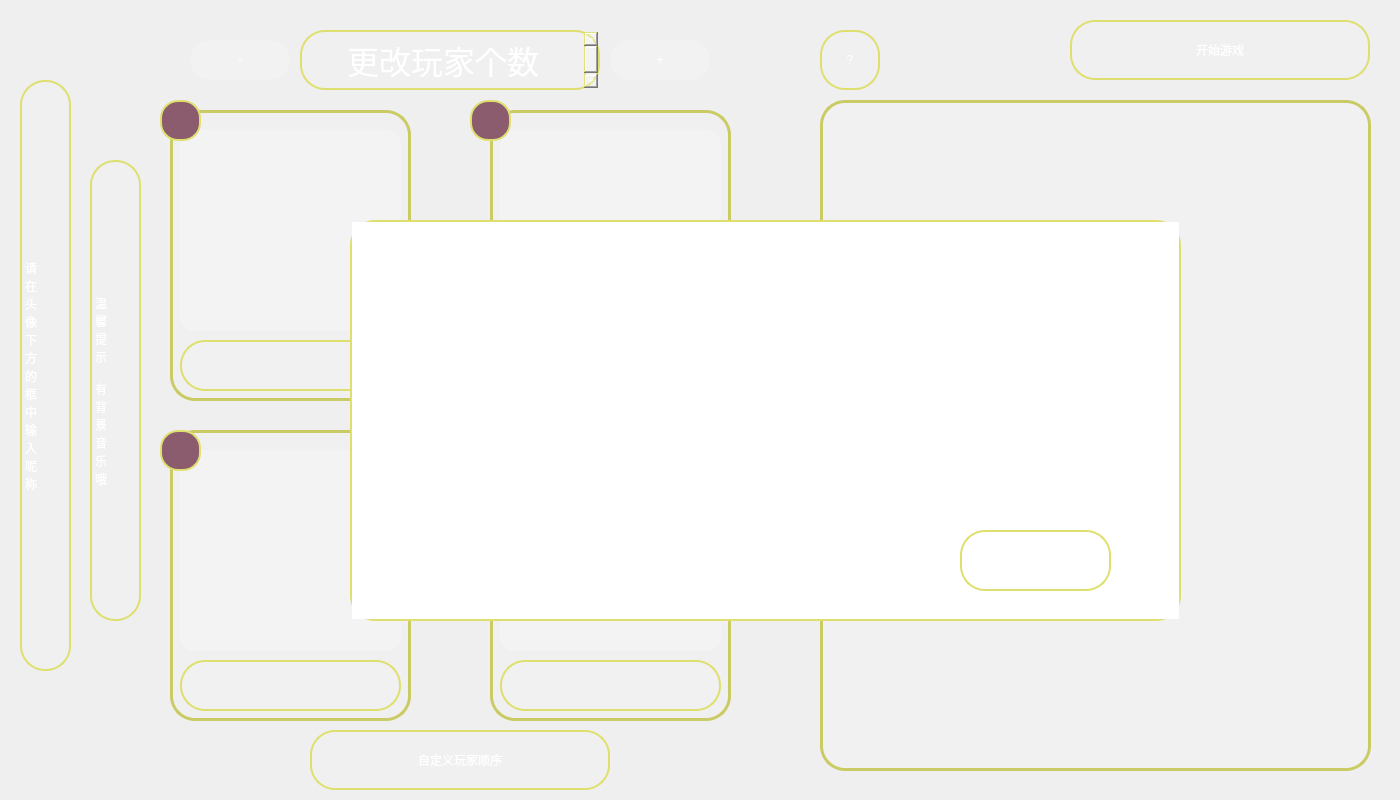
<?xml version="1.0" encoding="UTF-8"?>
<ui version="4.0">
 <class>chooseSurface</class>
 <widget class="QWidget" name="chooseSurface">
  <property name="geometry">
   <rect>
    <x>0</x>
    <y>0</y>
    <width>1400</width>
    <height>800</height>
   </rect>
  </property>
  <property name="windowTitle">
   <string>Form</string>
  </property>
  <property name="styleSheet">
   <string notr="true">#chooseSurface{
border-image: url(:/images/rule_background.png);
}</string>
  </property>
  <widget class="QToolButton" name="help">
   <property name="geometry">
    <rect>
     <x>820</x>
     <y>30</y>
     <width>60</width>
     <height>60</height>
    </rect>
   </property>
   <property name="styleSheet">
    <string notr="true">font: 24pt &quot;隶书&quot;;
color:white;
border:2px solid rgb(223, 223, 111);
background-color: rgba(255, 255, 254, 20);
border-radius:25px</string>
   </property>
   <property name="text">
    <string>?</string>
   </property>
  </widget>
  <widget class="QGraphicsView" name="rule">
   <property name="geometry">
    <rect>
     <x>820</x>
     <y>100</y>
     <width>551</width>
     <height>671</height>
    </rect>
   </property>
   <property name="styleSheet">
    <string notr="true">background-color: rgba(255, 255, 254,30);
border-radius:25px;</string>
   </property>
  </widget>
  <widget class="QLabel" name="label">
   <property name="geometry">
    <rect>
     <x>820</x>
     <y>100</y>
     <width>551</width>
     <height>671</height>
    </rect>
   </property>
   <property name="styleSheet">
    <string notr="true">border-radius:25px;
border:3px solid rgb(203, 203, 101)</string>
   </property>
   <property name="text">
    <string/>
   </property>
  </widget>
  <widget class="QLabel" name="label_2">
   <property name="geometry">
    <rect>
     <x>170</x>
     <y>110</y>
     <width>241</width>
     <height>291</height>
    </rect>
   </property>
   <property name="styleSheet">
    <string notr="true">background-color: rgba(255, 255, 254, 10);
border:3px solid rgb(203, 203, 101);
border-radius:25px;</string>
   </property>
   <property name="text">
    <string/>
   </property>
  </widget>
  <widget class="QLabel" name="label_3">
   <property name="geometry">
    <rect>
     <x>490</x>
     <y>110</y>
     <width>241</width>
     <height>291</height>
    </rect>
   </property>
   <property name="styleSheet">
    <string notr="true">background-color: rgba(255, 255, 254, 10);
border:3px solid rgb(203, 203, 101);
border-radius:25px;</string>
   </property>
   <property name="text">
    <string/>
   </property>
  </widget>
  <widget class="QLabel" name="label_4">
   <property name="geometry">
    <rect>
     <x>170</x>
     <y>430</y>
     <width>241</width>
     <height>291</height>
    </rect>
   </property>
   <property name="styleSheet">
    <string notr="true">background-color: rgba(255, 255, 254, 10);
border:3px solid rgb(203, 203, 101);
border-radius:25px;</string>
   </property>
   <property name="text">
    <string/>
   </property>
  </widget>
  <widget class="QLabel" name="label_5">
   <property name="geometry">
    <rect>
     <x>490</x>
     <y>430</y>
     <width>241</width>
     <height>291</height>
    </rect>
   </property>
   <property name="styleSheet">
    <string notr="true">background-color: rgba(255, 255, 254, 10);
border:3px solid rgb(203, 203, 101);
border-radius:25px;</string>
   </property>
   <property name="text">
    <string/>
   </property>
  </widget>
  <widget class="QToolButton" name="img1">
   <property name="geometry">
    <rect>
     <x>180</x>
     <y>130</y>
     <width>221</width>
     <height>201</height>
    </rect>
   </property>
   <property name="styleSheet">
    <string notr="true">
border-radius:15px;
background-color: rgba(255, 255, 254, 50);
</string>
   </property>
   <property name="text">
    <string/>
   </property>
  </widget>
  <widget class="QToolButton" name="img2">
   <property name="geometry">
    <rect>
     <x>500</x>
     <y>130</y>
     <width>221</width>
     <height>201</height>
    </rect>
   </property>
   <property name="styleSheet">
    <string notr="true">background-color: rgba(255, 255, 254, 50);
border-radius:15px;</string>
   </property>
   <property name="text">
    <string/>
   </property>
  </widget>
  <widget class="QToolButton" name="img3">
   <property name="geometry">
    <rect>
     <x>180</x>
     <y>450</y>
     <width>221</width>
     <height>201</height>
    </rect>
   </property>
   <property name="styleSheet">
    <string notr="true">background-color: rgba(255, 255, 254, 50);
border-radius:15px;</string>
   </property>
   <property name="text">
    <string/>
   </property>
  </widget>
  <widget class="QToolButton" name="img4">
   <property name="geometry">
    <rect>
     <x>500</x>
     <y>450</y>
     <width>221</width>
     <height>201</height>
    </rect>
   </property>
   <property name="styleSheet">
    <string notr="true">background-color: rgba(255, 255, 254, 50);
border-radius:15px;</string>
   </property>
   <property name="text">
    <string/>
   </property>
  </widget>
  <widget class="QToolButton" name="sequence">
   <property name="geometry">
    <rect>
     <x>310</x>
     <y>730</y>
     <width>300</width>
     <height>60</height>
    </rect>
   </property>
   <property name="styleSheet">
    <string notr="true">font: 24pt &quot;隶书&quot;;
color:white;
border:2px solid rgb(223, 223, 111);
background-color: rgba(255, 255, 254, 20);
border-radius:25px</string>
   </property>
   <property name="text">
    <string>自定义玩家顺序</string>
   </property>
  </widget>
  <widget class="QToolButton" name="start">
   <property name="geometry">
    <rect>
     <x>1070</x>
     <y>20</y>
     <width>300</width>
     <height>60</height>
    </rect>
   </property>
   <property name="styleSheet">
    <string notr="true">font: 24pt &quot;隶书&quot;;
color:white;
border:2px solid rgb(223, 223, 111);
background-color: rgba(255, 255, 254, 20);
border-radius:25px</string>
   </property>
   <property name="text">
    <string>开始游戏</string>
   </property>
  </widget>
  <widget class="QTextBrowser" name="textBrowser">
   <property name="geometry">
    <rect>
     <x>300</x>
     <y>30</y>
     <width>300</width>
     <height>60</height>
    </rect>
   </property>
   <property name="styleSheet">
    <string notr="true">font: 24pt &quot;隶书&quot;;
color:white;
border:2px solid rgb(223, 223, 111);
background-color: rgba(255, 255, 254, 20);
border-radius:25px</string>
   </property>
   <property name="html">
    <string>&lt;!DOCTYPE HTML PUBLIC &quot;-//W3C//DTD HTML 4.0//EN&quot; &quot;http://www.w3.org/TR/REC-html40/strict.dtd&quot;&gt;
&lt;html&gt;&lt;head&gt;&lt;meta name=&quot;qrichtext&quot; content=&quot;1&quot; /&gt;&lt;style type=&quot;text/css&quot;&gt;
p, li { white-space: pre-wrap; }
&lt;/style&gt;&lt;/head&gt;&lt;body style=&quot; font-family:'隶书'; font-size:24pt; font-weight:400; font-style:normal;&quot;&gt;
&lt;p align=&quot;center&quot; style=&quot; margin-top:0px; margin-bottom:0px; margin-left:0px; margin-right:0px; -qt-block-indent:0; text-indent:0px;&quot;&gt;更改玩家个数&lt;/p&gt;&lt;/body&gt;&lt;/html&gt;</string>
   </property>
  </widget>
  <widget class="QToolButton" name="subtract">
   <property name="geometry">
    <rect>
     <x>190</x>
     <y>40</y>
     <width>100</width>
     <height>40</height>
    </rect>
   </property>
   <property name="styleSheet">
    <string notr="true">font: 30pt &quot;Bodoni MT&quot;;
color:white;
border-radius:20px;
background-color: rgba(255, 255, 254,50);
</string>
   </property>
   <property name="text">
    <string>-</string>
   </property>
  </widget>
  <widget class="QToolButton" name="add">
   <property name="geometry">
    <rect>
     <x>610</x>
     <y>40</y>
     <width>100</width>
     <height>40</height>
    </rect>
   </property>
   <property name="styleSheet">
    <string notr="true">font: 30pt &quot;Bodoni MT&quot;;
color:white;
border-radius:20px;
background-color: rgba(255, 255, 254,50);
</string>
   </property>
   <property name="text">
    <string>+</string>
   </property>
  </widget>
  <widget class="QLabel" name="background">
   <property name="geometry">
    <rect>
     <x>0</x>
     <y>0</y>
     <width>1400</width>
     <height>800</height>
    </rect>
   </property>
   <property name="styleSheet">
    <string notr="true">border-image: url(:/images/rule_background.png);</string>
   </property>
   <property name="text">
    <string/>
   </property>
  </widget>
  <widget class="QLineEdit" name="name4">
   <property name="geometry">
    <rect>
     <x>500</x>
     <y>660</y>
     <width>221</width>
     <height>51</height>
    </rect>
   </property>
   <property name="styleSheet">
    <string notr="true">font: 18pt &quot;隶书&quot;;
color:white;
border:2px solid rgb(223, 223, 111);
background-color: rgba(255, 255, 254, 20);
border-radius:25px</string>
   </property>
   <property name="text">
    <string/>
   </property>
  </widget>
  <widget class="QLabel" name="label_6">
   <property name="geometry">
    <rect>
     <x>20</x>
     <y>80</y>
     <width>51</width>
     <height>591</height>
    </rect>
   </property>
   <property name="styleSheet">
    <string notr="true">font: 20pt &quot;隶书&quot;;
color:white;
border:2px solid rgb(223, 223, 111);
background-color: rgba(255, 255, 254, 20);
border-radius:25px</string>
   </property>
   <property name="text">
    <string>请
在
头
像
下
方
的
框
中
输
入
昵
称</string>
   </property>
  </widget>
  <widget class="QLineEdit" name="name1">
   <property name="geometry">
    <rect>
     <x>180</x>
     <y>340</y>
     <width>221</width>
     <height>51</height>
    </rect>
   </property>
   <property name="styleSheet">
    <string notr="true">font: 18pt &quot;隶书&quot;;
color:white;
border:2px solid rgb(223, 223, 111);
background-color: rgba(255, 255, 254, 20);
border-radius:25px</string>
   </property>
   <property name="text">
    <string/>
   </property>
  </widget>
  <widget class="QLineEdit" name="name2">
   <property name="geometry">
    <rect>
     <x>500</x>
     <y>340</y>
     <width>221</width>
     <height>51</height>
    </rect>
   </property>
   <property name="styleSheet">
    <string notr="true">font: 18pt &quot;隶书&quot;;
color:white;
border:2px solid rgb(223, 223, 111);
background-color: rgba(255, 255, 254, 20);
border-radius:25px</string>
   </property>
   <property name="text">
    <string/>
   </property>
  </widget>
  <widget class="QLineEdit" name="name3">
   <property name="geometry">
    <rect>
     <x>180</x>
     <y>660</y>
     <width>221</width>
     <height>51</height>
    </rect>
   </property>
   <property name="styleSheet">
    <string notr="true">font: 18pt &quot;隶书&quot;;
color:white;
border:2px solid rgb(223, 223, 111);
background-color: rgba(255, 255, 254, 20);
border-radius:25px</string>
   </property>
   <property name="text">
    <string/>
   </property>
  </widget>
  <widget class="QToolButton" name="no1">
   <property name="geometry">
    <rect>
     <x>160</x>
     <y>100</y>
     <width>41</width>
     <height>41</height>
    </rect>
   </property>
   <property name="styleSheet">
    <string notr="true">font: italic 20pt &quot;Bell MT&quot;;
color:white;
border:2px solid rgb(223, 223, 111);
background-color:rgb(139, 91, 110);
border-radius:18px</string>
   </property>
   <property name="text">
    <string/>
   </property>
  </widget>
  <widget class="QToolButton" name="no2">
   <property name="geometry">
    <rect>
     <x>470</x>
     <y>100</y>
     <width>41</width>
     <height>41</height>
    </rect>
   </property>
   <property name="styleSheet">
    <string notr="true">font: italic 20pt &quot;Bell MT&quot;;
color:white;
border:2px solid rgb(223, 223, 111);
background-color:rgb(139, 91, 110);
border-radius:18px</string>
   </property>
   <property name="text">
    <string/>
   </property>
  </widget>
  <widget class="QToolButton" name="no3">
   <property name="geometry">
    <rect>
     <x>160</x>
     <y>430</y>
     <width>41</width>
     <height>41</height>
    </rect>
   </property>
   <property name="styleSheet">
    <string notr="true">font: italic 20pt &quot;Bell MT&quot;;
color:white;
border:2px solid rgb(223, 223, 111);
background-color:rgb(139, 91, 110);
border-radius:18px</string>
   </property>
   <property name="text">
    <string/>
   </property>
  </widget>
  <widget class="QToolButton" name="no4">
   <property name="geometry">
    <rect>
     <x>470</x>
     <y>430</y>
     <width>41</width>
     <height>41</height>
    </rect>
   </property>
   <property name="styleSheet">
    <string notr="true">font: italic 20pt &quot;Bell MT&quot;;
color:white;
border:2px solid rgb(223, 223, 111);
background-color:rgb(139, 91, 110);
border-radius:18px</string>
   </property>
   <property name="text">
    <string/>
   </property>
  </widget>
  <widget class="QTextBrowser" name="explain">
   <property name="geometry">
    <rect>
     <x>350</x>
     <y>220</y>
     <width>831</width>
     <height>401</height>
    </rect>
   </property>
   <property name="styleSheet">
    <string notr="true">color:white;
border:2px solid rgb(223, 223, 111);
background-image: url(:/images/rule_background.png);
border-radius:25px;
font: 16pt &quot;隶书&quot;;
</string>
   </property>
   <property name="html">
    <string>&lt;!DOCTYPE HTML PUBLIC &quot;-//W3C//DTD HTML 4.0//EN&quot; &quot;http://www.w3.org/TR/REC-html40/strict.dtd&quot;&gt;
&lt;html&gt;&lt;head&gt;&lt;meta name=&quot;qrichtext&quot; content=&quot;1&quot; /&gt;&lt;style type=&quot;text/css&quot;&gt;
p, li { white-space: pre-wrap; }
&lt;/style&gt;&lt;/head&gt;&lt;body style=&quot; font-family:'隶书'; font-size:16pt; font-weight:400; font-style:normal;&quot;&gt;
&lt;p style=&quot;-qt-paragraph-type:empty; margin-top:12px; margin-bottom:12px; margin-left:0px; margin-right:0px; -qt-block-indent:0; text-indent:0px;&quot;&gt;&lt;br /&gt;&lt;/p&gt;
&lt;p style=&quot; margin-top:12px; margin-bottom:12px; margin-left:0px; margin-right:0px; -qt-block-indent:0; text-indent:0px;&quot;&gt;❀点击上方“+”或“-”更改玩家个数。&lt;/p&gt;
&lt;p style=&quot;-qt-paragraph-type:empty; margin-top:12px; margin-bottom:12px; margin-left:0px; margin-right:0px; -qt-block-indent:0; text-indent:0px;&quot;&gt;&lt;br /&gt;&lt;/p&gt;
&lt;p style=&quot; margin-top:12px; margin-bottom:12px; margin-left:0px; margin-right:0px; -qt-block-indent:0; text-indent:0px;&quot;&gt;❀点击“自定义玩家顺序”，再点击玩家头像左上角的顺序标识，可确定该玩家为先手，否则系统将随机确定先手玩家。&lt;/p&gt;
&lt;p style=&quot;-qt-paragraph-type:empty; margin-top:12px; margin-bottom:12px; margin-left:0px; margin-right:0px; -qt-block-indent:0; text-indent:0px;&quot;&gt;&lt;br /&gt;&lt;/p&gt;
&lt;p style=&quot; margin-top:12px; margin-bottom:12px; margin-left:0px; margin-right:0px; -qt-block-indent:0; text-indent:0px;&quot;&gt;❀点击玩家头像可切换头像。&lt;/p&gt;
&lt;p style=&quot;-qt-paragraph-type:empty; margin-top:12px; margin-bottom:12px; margin-left:0px; margin-right:0px; -qt-block-indent:0; text-indent:0px;&quot;&gt;&lt;br /&gt;&lt;/p&gt;
&lt;p style=&quot; margin-top:12px; margin-bottom:12px; margin-left:0px; margin-right:0px; -qt-block-indent:0; text-indent:0px;&quot;&gt;❀准备就绪后，点击“开始游戏”即可。&lt;/p&gt;&lt;/body&gt;&lt;/html&gt;</string>
   </property>
  </widget>
  <widget class="QToolButton" name="haveRead">
   <property name="geometry">
    <rect>
     <x>960</x>
     <y>530</y>
     <width>151</width>
     <height>61</height>
    </rect>
   </property>
   <property name="styleSheet">
    <string notr="true">font: 24pt &quot;隶书&quot;;
color:white;
border:2px solid rgb(223, 223, 111);
background-color: rgba(255, 255, 254, 20);
border-radius:25px</string>
   </property>
   <property name="text">
    <string>已阅</string>
   </property>
  </widget>
  <widget class="QLabel" name="label_7">
   <property name="geometry">
    <rect>
     <x>90</x>
     <y>160</y>
     <width>51</width>
     <height>461</height>
    </rect>
   </property>
   <property name="styleSheet">
    <string notr="true">font: 20pt &quot;隶书&quot;;
color:white;
border:2px solid rgb(223, 223, 111);
background-color: rgba(255, 255, 254, 20);
border-radius:25px</string>
   </property>
   <property name="text">
    <string>温
馨
提
示

有
背
景
音
乐
哦</string>
   </property>
  </widget>
  <zorder>background</zorder>
  <zorder>help</zorder>
  <zorder>rule</zorder>
  <zorder>label</zorder>
  <zorder>label_2</zorder>
  <zorder>label_3</zorder>
  <zorder>label_4</zorder>
  <zorder>label_5</zorder>
  <zorder>img1</zorder>
  <zorder>img2</zorder>
  <zorder>img3</zorder>
  <zorder>img4</zorder>
  <zorder>sequence</zorder>
  <zorder>start</zorder>
  <zorder>textBrowser</zorder>
  <zorder>subtract</zorder>
  <zorder>add</zorder>
  <zorder>name4</zorder>
  <zorder>label_6</zorder>
  <zorder>name1</zorder>
  <zorder>name2</zorder>
  <zorder>name3</zorder>
  <zorder>no1</zorder>
  <zorder>no2</zorder>
  <zorder>no3</zorder>
  <zorder>no4</zorder>
  <zorder>label_7</zorder>
  <zorder>explain</zorder>
  <zorder>haveRead</zorder>
 </widget>
 <resources/>
 <connections/>
</ui>
